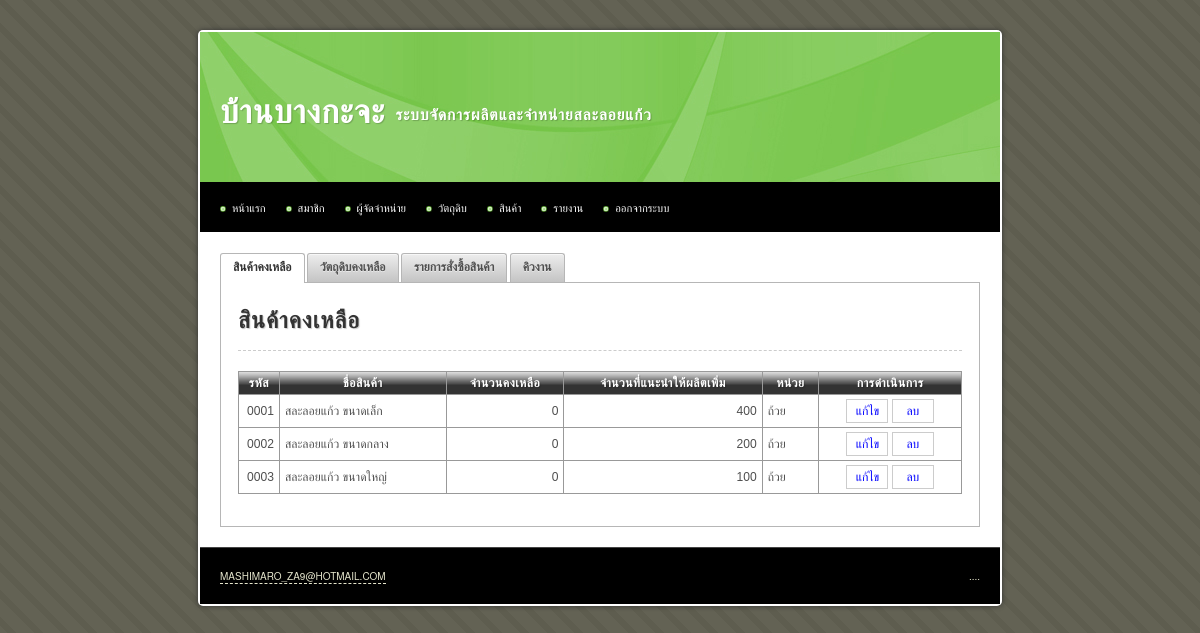
The page /main/index.php (signed in) on the database its author committed.
### tables this page shows
CREATE TABLE IF NOT EXISTS `product` (
  `id` int(10) unsigned NOT NULL AUTO_INCREMENT,
  `name` varchar(255) NOT NULL,
  `description` text,
  `weight` int(10) NOT NULL,
  `unit` varchar(255) NOT NULL,
  `image` varchar(255) DEFAULT NULL,
  `manufacture_min` int(10) unsigned NOT NULL,
  `manufacture_max` int(10) unsigned NOT NULL,
  `stock_max` int(10) unsigned NOT NULL,
  `labour_min` int(10) unsigned NOT NULL,
  `order_min` int(10) unsigned NOT NULL,
  `unit_per_labour` int(10) unsigned NOT NULL,
  `total` int(10) unsigned NOT NULL DEFAULT '0',
  `price_retail` int(10) unsigned NOT NULL,
  `price_wholesale` int(10) unsigned NOT NULL,
  `date_create` datetime NOT NULL,
  `date_update` timestamp NOT NULL DEFAULT CURRENT_TIMESTAMP ON UPDATE CURRENT_TIMESTAMP,
  PRIMARY KEY (`id`)
);

### iic_tools/helpers/iic_utilities_helper.php (called while the page is built, shortened)
<?php
function zero_fill($length, $data)
{
	while(strlen($data) < $length)
	{
		$data = '0'.$data;
	}
	return $data;
}

### main/index.php (the view, shortened to what this page needs)
<!DOCTYPE html PUBLIC "-//W3C//DTD XHTML 1.0 Transitional//EN" "http://www.w3.org/TR/xhtml1/DTD/xhtml1-transitional.dtd">
<html xmlns="http://www.w3.org/1999/xhtml">
<head>
<?php include("inc.css.php"); ?>
</head>
<body>
<div id="container">
	<?php include("inc.header.php"); ?>
	<div id="content">
		<div id="tabs">
			<ul>
				<li><a href="#tabs-1">สินค้าคงเหลือ</a></li>
				<li><a href="#tabs-2">วัตถุดิบคงเหลือ</a></li>
				<li><a href="#tabs-3">รายการสั่งซื้อสินค้า</a></li>
				<li><a href="#tabs-4">คิวงาน</a></li>
			</ul>
			<div id="tabs-1">
				<h2>สินค้าคงเหลือ</h2>
				<hr />
				<table width="100%" class="table">
					<thead>
						<tr>
							<th scope="col">รหัส</th>
							<th scope="col">ชื่อสินค้า</th>
							<th scope="col">จำนวนคงเหลือ</th>
							<th scope="col">จำนวนที่แนะนำให้ผลิตเพิ่ม</th>
							<th scope="col">หน่วย</th>
							<th scope="col">การดำเนินการ</th>
						</tr>
					</thead>
					<tbody>
						<?php
						$sql = 'SELECT * FROM product';
						$query = mysql_query($sql);
						$query_rows = mysql_num_rows($query);
						if($query_rows > 0)
						{
							while($data = mysql_fetch_array($query))
							{
								echo 	'<tr>
											<td width="30" class="right">'.zero_fill(4, $data['id']).'</td>
											<td>'.$data['name'].'</td>
											<td class="right">'.$data['total'].'</td>
											<td class="right">'.($data['stock_max'] - $data['total']).'</td>
											<td>'.$data['unit'].'</td>
											<td class="center nowarp">
												<a class="button" href="product_update.php?id='.$data['id'].'">แก้ไข</a>
												<a class="button" href="product_delete.php?id='.$data['id'].'">ลบ</a>
											</td>
										</tr>';
							}
						}
						else
						{
							echo '<tr><td colspan="4" class="center">ไม่มีข้อมูล</td></tr>';
						}
						?>
					</tbody>
				</table>
			</div>
		</div>
	</div>
	<?php include("inc.footer.php"); ?>
</div>
</body>
</html>

### main/inc.css.php
<link rel="stylesheet" type="text/css" href="../iic_tools/css/aristo/Aristo.css" />
<link rel="stylesheet" type="text/css" href="../iic_tools/css/iic_layout.css" />
<link rel="stylesheet" type="text/css" href="../iic_tools/css/iic_style.css" />
<link rel="stylesheet" type="text/css" href="../css/style.css" />

### main/inc.header.php (shortened to what this page needs)
<div id="header">
	<h1>บ้านบางกะจะ</h1>
	<h2>ระบบจัดการผลิตและจำหน่ายสละลอยแก้ว</h2>
</div>
<div id="menu">
	<ul>
		<li><a href="index.php">หน้าแรก</a></li>
		<li><a href="member.php">สมาชิก</a></li>
		<li><a href="supplier.php">ผู้จัดจำหน่าย</a></li>
		<li><a href="material.php">วัตถุดิบ</a>
			</li>
		<li><a href="product.php">สินค้า</a>
		</li>
		<li>
			<a href="#">รายงาน</a>
		</li>
		<li><a href="logout.php">ออกจากระบบ</a></li>
	</ul>
</div>

### main/inc.footer.php
<div id="footer">
	<p class="copyright"><a href="http://famfamfam.com/">mashimaro_za9@hotmail.com</a></p>
	<p class="links">....</p>
</div>

### iic_tools/css/iic_layout.css (style rules this page uses)
html, body, div, span, applet, object, iframe, h1, h2, h3, h4, h5, h6, p, blockquote, pre, a, abbr, acronym, address, big, cite, code, del, dfn, em, font, img, ins, kbd, q, s, samp, small, strike, strong, sub, sup, tt, var, b, u, i, center, dl, dt, dd, ol, ul, li, fieldset, form, label, legend, table, caption, tbody, tfoot, thead, tr, th, td { margin:0; padding:0; border:0; outline:0; font-size:100%; vertical-align:baseline; background:transparent }
ol, ul { list-style:none }
table { border-collapse:collapse; border-spacing:0 }
body { font: 14px/1.5 'Microsoft Sans Serif', 'Helvetica Neue', Arial, 'Liberation Sans', FreeSans, sans-serif }
hr { border:0 #ccc solid; border-top-width:1px; clear:both; height:0 }
h1 { font-size:25px }
h2 { font-size:23px }
li { margin-left:30px }
p, dl, hr, h1, h2, h3, h4, h5, h6, h7, ol, ul, pre, table, address, fieldset { margin-bottom:20px }

### iic_tools/css/iic_style.css (style rules this page uses)
.center { text-align: center; }
.right { text-align: right; }
.nowarp { white-space: nowrap; }
a:link { color: #00F; text-decoration: none; }
thead th { background-image: url(../img/bg_th.png); white-space: nowrap; }
a[class^=button] { color: #4F4F4F }

### css/style.css (style rules this page uses)
body { margin: 30px 0px 20px 0px; padding: 0; background: #D7D7BD url(../images/img01.png) repeat; text-align: justify; line-height: 20px; font-size: 11px; color: #4C4C4C; }
h1, h2, h3, h4, h5, h6, th, b, strong { color: #333; letter-spacing: 1px; text-shadow: 1px 1px 1px rgba(0, 0, 0, 0.2); -moz-text-shadow: 1px 1px 1px rgba(0, 0, 0, 0.2); -webkit-text-shadow: 1px 1px 1px rgba(0, 0, 0, 0.2); }
hr { border-style: dashed; }
#container { background: #FFF; display: table; width: 800px; margin: auto; padding: 2px; border-radius: 5px; -moz-border-radius: 5px; -webkit-border-radius: 5px; box-shadow: 0px 0px 5px #333; -moz-box-shadow: 0px 0px 5px #333; -webkit-box-shadow: 0px 0px 5px #333; }
#content { background: #FFF; padding: 20px; }
a.button { border: 1px solid #CCC; color: #00F; display: inline-block; margin: 3px 0px; min-width: 30px; padding: 1px 5px; }
table { border: 1px solid #000; border-collapse: collapse; width: 100% }
table td, table th { padding: 1px 5px; border: 1px solid #999; border-collapse: collapse; }
table th { background-color: #333; border: 1px solid #999; color: #FFF; text-align: center; letter-spacing: 0.5px; }
#header { width: 800px; height: 150px; margin: 0px auto; background: #FFAC16 url(../images/img03.jpg) no-repeat left top; }
#header h1, #header h2 { margin: 0px; padding: 0; text-transform: uppercase; font-family: Arial, Helvetica, sans-serif; font-weight: bold; color: #FFFFFF; }
#header h1 { float: left; padding: 70px 10px 10px 20px; font-size: 3em; }
#header h2 { padding: 73px 10px 0px 0px; font-size: 1.4em; }
#menu { background: #000; height: 50px; line-height: 50px; margin: 0px auto; padding: 0 0 0 20px; }
#menu ul { margin: 0px; list-style: none; }
#menu ul li { float: left; margin-left: 0px; position: relative; }
#menu ul li a { display: block; border: none; background: url(../images/img05.jpg) no-repeat left 55%; padding: 0px 0px 0px 12px; margin-right: 20px; text-decoration: none; color: #FFFFFF; }
#footer { clear: both; width: 800px; height: 38px; margin: 0px auto; padding-top: 18px; border-top: 1px solid #444444; background: #000000; text-transform: uppercase; font-size: 10px; color: #E5E5CC; }
#footer .copyright { float: left; margin: 0px; padding-left: 20px; text-align: center; }
#footer .links { float: right; margin: 0px; padding-right: 20px; text-align: center; }
#footer a { border-bottom: 1px #E5E5CC dashed; text-decoration: none; color: #E5E5CC; }

### main/index.php (style rules this page uses)
h2 { margin-top: 15px; }

### rows shown on the page
product: id "0001", name "สละลอยแก้ว ขนาดเล็ก", total "0", $data['stock_max']-$data['total'] "400", unit "ถ้วย"
product: id "0002", name "สละลอยแก้ว ขนาดกลาง", total "0", $data['stock_max']-$data['total'] "200", unit "ถ้วย"
product: id "0003", name "สละลอยแก้ว ขนาดใหญ่", total "0", $data['stock_max']-$data['total'] "100", unit "ถ้วย"
